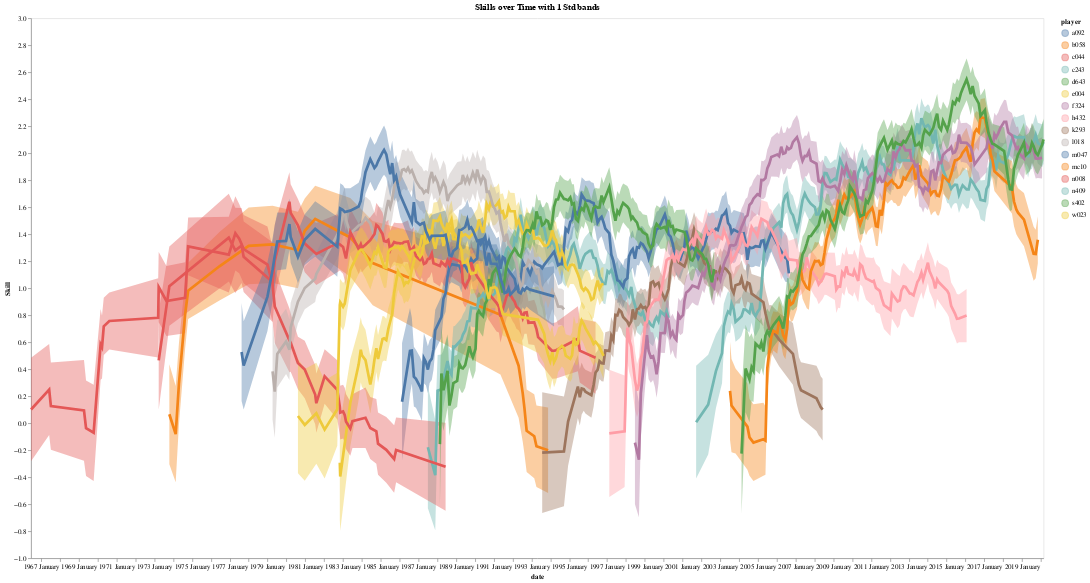

The notebook cell saved with this chart:
### Code cell
self.plot_player_skills(players = top_players_id_lst, width=1500, burnin=0)

### Figure 1 — Vega-Lite specification as saved in the notebook (floating-point values rounded to 4 significant figures; data arrays with more than 128 entries replaced by an {"elided": "..."} marker saying what was removed)
{"config": {"view": {"continuousWidth": 300, "continuousHeight": 300}, "axis": {"grid": false}}, "layer": [{"mark": {"type": "area", "opacity": 0.4}, "encoding": {"color": {"field": "player", "type": "nominal"}, "x": {"field": "date", "type": "temporal"}, "y": {"field": "lower", "type": "quantitative"}, "y2": {"field": "upper"}}}, {"mark": {"type": "line", "strokeWidth": 4}, "encoding": {"color": {"field": "player", "sort": ["d643", "f324", "s402", "l018", "c044", "n409", "m047", "b058", "a092", "h432", "e004", "c243", "k293", "mc10", "n008", "w023"], "type": "nominal"}, "x": {"axis": {"format": "%Y %B"}, "field": "date", "type": "temporal"}, "y": {"field": "mu", "scale": {"zero": false}, "title": "Skill", "type": "quantitative"}}}], "data": {"name": "data-943da01b84b7a1b981537eb048fbd5d9"}, "height": 800, "title": "Skills over Time with 1 Std bands", "width": 1500, "$schema": "https://vega.github.io/schema/vega-lite/v5.20.1.json", "datasets": {"data-943da01b84b7a1b981537eb048fbd5d9": {"elided": "1737 records"}}}
